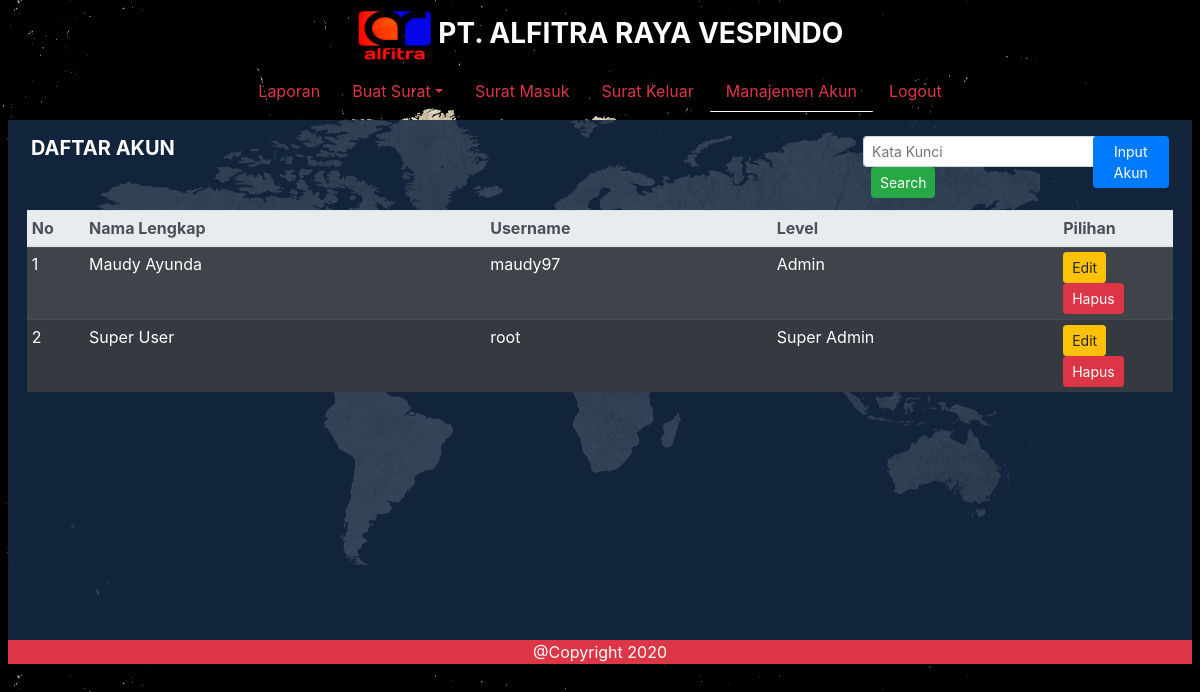
/index.php?menu=ManajemenAkun (signed in), run on the app's committed database.
### tables this page shows
CREATE TABLE `user` (
  `username` varchar(10) NOT NULL,
  `password` varchar(300) NOT NULL,
  `nama_lengkap` varchar(20) NOT NULL,
  `level` varchar(15) NOT NULL
);

### controller/ManajemenAkun.php (called while the page is built, shortened)
<?php
include_once "model/User.php";
class ManajemenAkun{
    public function melihatAkun($search){
        $akun = new User();
        $akun->setNamaLengkap($search);
        $data = $akun->queryMelihatAkun();
        include_once "view/DataAkun.php";
    }
}
?>

### controller/Antarmuka.php (called while the page is built, shortened)
<?php
include_once "controller/ManajemenAkun.php";
class Antarmuka{
    public function menuManajemenAkun(){
        include_once "view/MenuManajemenAkun.php";
    }
}
?>

### model/KoneksiDb.php (called while the page is built, shortened)
<?php
class KoneksiDb{
    private $host = "localhost";
    private $username = "root";
    private $password = "";
    private $db = "db_surat";
    private function open(){
       return $connect = new mysqli($this->host, $this->username, $this->password, $this->db);
    }
    public function execute($query){
        return $this->open()->query($query);
    }
}
?>

### model/User.php (called while the page is built, shortened)
<?php
include_once "KoneksiDb.php";
class User{
    private $nama_lengkap;
    public function setNamaLengkap($nama_lengkap){
        $this->nama_lengkap = $nama_lengkap;
    }
    public function queryMelihatAkun(){
        $kdb = new KoneksiDb();
        $query = "SELECT * FROM user WHERE nama_lengkap LIKE '%$this->nama_lengkap%'";
        return $kdb->execute($query);
    }
}
?>

### view/DataAkun.php (the view)
<html>
    <table class="table table-dark table-striped table-hover table-sm mb-0 mt-2">
        <thead class="thead-light text-sm">
            <tr>
                <th width="5%">No</th>
                <th width="35%">Nama Lengkap</th>
                <th width="25%">Username</th>
                <th width="25%">Level</th>
                <th width="10%">Pilihan</th>
            </tr>
        </thead>
    </table>
    <div class="table-scroll">
        <table class="table table-dark table-striped table-hover table-sm">
            <tbody>
        <?php
            $no = 1;
            foreach($data as $d){
            echo"
                <tr>
                    <td width='5%'>$no</td>
                    <td width='35%'>$d[nama_lengkap]</td>
                    <td width='25%'>$d[username]</td>
                    <td width='25%'>$d[level]</td>
                    <td width='10%'>
                        <a href='index.php?menu=FormAkun&key=$d[username]&form=edit' class='btn btn-warning btn-sm'>Edit</a>
                        <a href='index.php?menu=FormAkun&key=$d[username]&form=hapus' class='btn btn-danger btn-sm'>Hapus</a>
                    </td>
                </tr>";
                $no++;
            }
        ?>
            </tbody>
        </table>
    </div>
</html>

### css/style.css (style rules this page uses)
body { margin: 0; padding: 0; background-size: cover; }
.table-scroll { height: 400px; width: 100%; overflow-y: auto; }

### data on the page
user: nama_lengkap "Maudy Ayunda", username "maudy97", level "Admin"
user: nama_lengkap "Super User", username "root", level "Super Admin"
